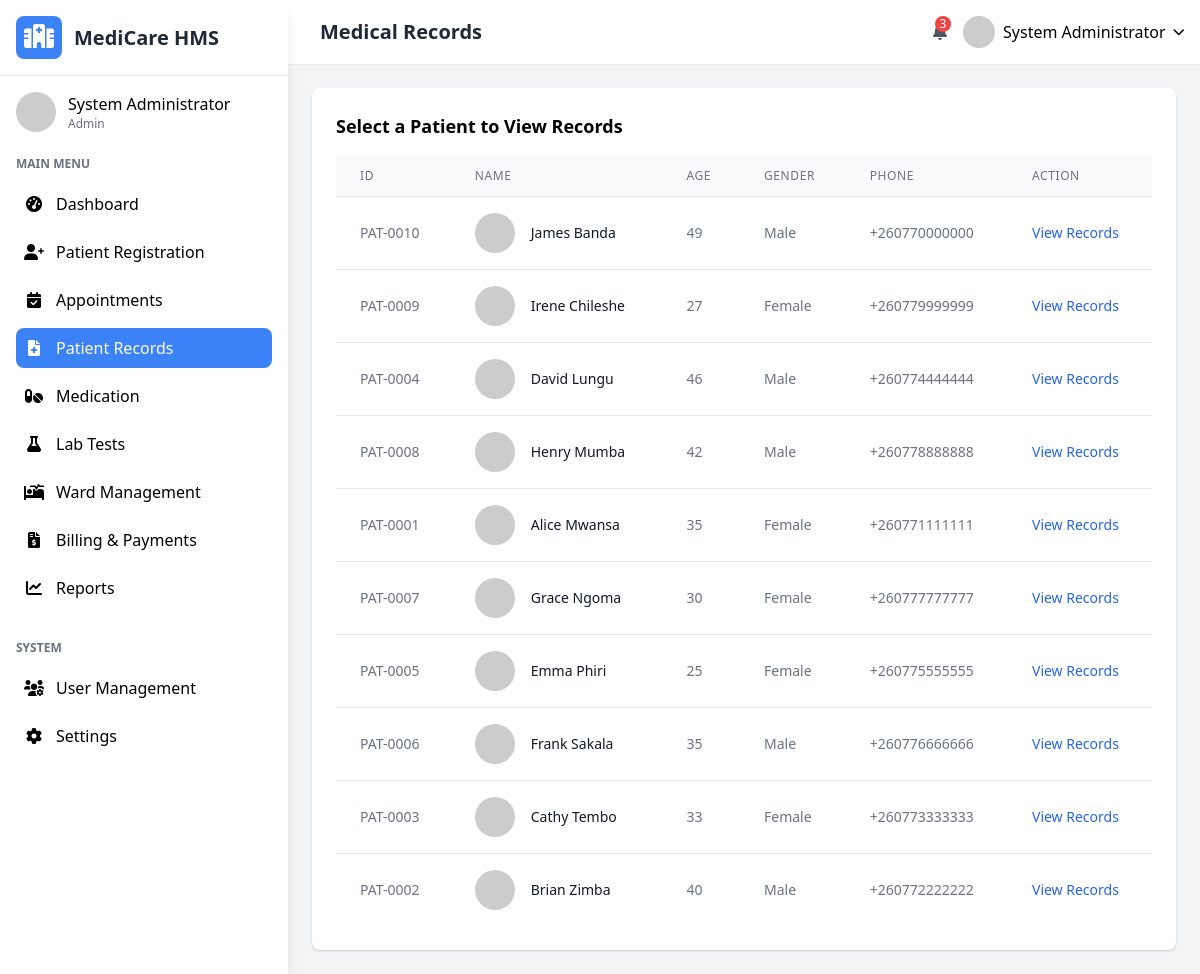
Page /medical_records.php (signed in) on the committed database.
### tables this page shows
CREATE TABLE `users` (
  `user_id` int(11) NOT NULL,
  `username` varchar(50) NOT NULL,
  `password_hash` varchar(255) NOT NULL,
  `email` varchar(100) NOT NULL,
  `first_name` varchar(50) NOT NULL,
  `last_name` varchar(50) NOT NULL,
  `role` enum('admin','doctor','nurse','receptionist','lab_technician','pharmacist') NOT NULL,
  `specialization` varchar(100) DEFAULT NULL,
  `phone` varchar(20) DEFAULT NULL,
  `address` text DEFAULT NULL,
  `hire_date` date DEFAULT NULL,
  `status` enum('active','inactive','on_leave') DEFAULT 'active',
  `created_at` timestamp NOT NULL DEFAULT current_timestamp(),
  `updated_at` timestamp NOT NULL DEFAULT current_timestamp() ON UPDATE current_timestamp()
);

CREATE TABLE `patients` (
  `patient_id` int(11) NOT NULL,
  `first_name` varchar(50) NOT NULL,
  `last_name` varchar(50) NOT NULL,
  `date_of_birth` date NOT NULL,
  `gender` enum('male','female') NOT NULL,
  `blood_type` enum('Unknown','A+','A-','B+','B-','AB+','AB-','O+','O-') DEFAULT NULL,
  `phone` varchar(20) NOT NULL,
  `email` varchar(100) DEFAULT NULL,
  `address` text DEFAULT NULL,
  `emergency_contact_name` varchar(100) DEFAULT NULL,
  `emergency_contact_phone` varchar(20) DEFAULT NULL,
  `insurance_provider` varchar(100) DEFAULT NULL,
  `insurance_policy_number` varchar(50) DEFAULT NULL,
  `registration_date` timestamp NOT NULL DEFAULT current_timestamp(),
  `updated_at` timestamp NOT NULL DEFAULT current_timestamp() ON UPDATE current_timestamp()
);

### medical_records.php (the view, shortened to what the rows shown need)
<?php
$page_title = "Medical Records";
require_once 'includes/header.php';
$settings = [];
$default_settings = [
    'hospital_name' => 'MediCare Hospital',
    'hospital_address' => '123 Medical Drive, Lusaka, Zambia',
    'hospital_phone' => '+260 211 123456',
    'hospital_email' => 'info@medicare.com',
    'currency_symbol' => '$',
    'date_format' => 'Y-m-d',
    'time_format' => 'H:i',
    'records_per_page' => '10',
    'enable_sms_notifications' => '1',
    'enable_email_notifications' => '1'
];
$settings = array_merge($default_settings, $settings);
$patient_id = isset($_GET['patient_id']) ? intval($_GET['patient_id']) : 0;
$editing = false;
$record = null;
?>
<?php if ($editing): ?>
<div class="bg-white rounded-lg shadow p-6 mb-6">
    <h3 class="font-semibold text-lg mb-4"><?php echo isset($_GET['edit']) ? 'Edit Medical Record' : 'Add Medical Record'; ?></h3>
    <form method="POST" action="">
        <input type="hidden" name="patient_id" value="<?php echo $patient_id; ?>">
        <div class="grid grid-cols-1 md:grid-cols-2 gap-4">
            <div class="md:col-span-2">
                <label class="block text-gray-700 text-sm font-bold mb-2" for="record_type">Record Type</label>
                <select class="shadow appearance-none border rounded w-full py-2 px-3 text-gray-700 leading-tight focus:outline-none focus:shadow-outline"
                    id="record_type" name="record_type" required>
                    <option value="diagnosis" <?php echo (isset($record['record_type']) && $record['record_type'] == 'diagnosis') ? 'selected' : ''; ?>>Diagnosis</option>
                    <option value="treatment" <?php echo (isset($record['record_type']) && $record['record_type'] == 'treatment') ? 'selected' : ''; ?>>Treatment</option>
                    <option value="lab_result" <?php echo (isset($record['record_type']) && $record['record_type'] == 'lab_result') ? 'selected' : ''; ?>>Lab Result</option>
                    <option value="prescription" <?php echo (isset($record['record_type']) && $record['record_type'] == 'prescription') ? 'selected' : ''; ?>>Prescription</option>
                    <option value="vital_signs" <?php echo (isset($record['record_type']) && $record['record_type'] == 'vital_signs') ? 'selected' : ''; ?>>Vital Signs</option>
                    <option value="progress_note" <?php echo (isset($record['record_type']) && $record['record_type'] == 'progress_note') ? 'selected' : ''; ?>>Progress Note</option>
                </select>
            </div>
            <div class="md:col-span-2">
                <label class="block text-gray-700 text-sm font-bold mb-2" for="title">Title</label>
                <input class="shadow appearance-none border rounded w-full py-2 px-3 text-gray-700 leading-tight focus:outline-none focus:shadow-outline"
                    id="title" name="title" type="text" placeholder="Record title"
                    value="<?php echo htmlspecialchars($record['title'] ?? ''); ?>" required>
            </div>
            <div class="md:col-span-2">
                <label class="block text-gray-700 text-sm font-bold mb-2" for="description">Description</label>
                <textarea class="shadow appearance-none border rounded w-full py-2 px-3 text-gray-700 leading-tight focus:outline-none focus:shadow-outline"
                    id="description" name="description" placeholder="Detailed description" rows="4" required><?php echo htmlspecialchars($record['description'] ?? ''); ?></textarea>
            </div>
            <div>
                <label class="block text-gray-700 text-sm font-bold mb-2" for="diagnosis_code">Diagnosis Code</label>
                <input class="shadow appearance-none border rounded w-full py-2 px-3 text-gray-700 leading-tight focus:outline-none focus:shadow-outline"
                    id="diagnosis_code" name="diagnosis_code" type="text" placeholder="ICD-10 code"
                    value="<?php echo htmlspecialchars($record['diagnosis_code'] ?? ''); ?>">
            </div>
            <div>
                <label class="block text-gray-700 text-sm font-bold mb-2" for="follow_up_date">Follow-up Date</label>
                <input class="shadow appearance-none border rounded w-full py-2 px-3 text-gray-700 leading-tight focus:outline-none focus:shadow-outline"
                    id="follow_up_date" name="follow_up_date" type="date"
                    value="<?php echo htmlspecialchars($record['follow_up_date'] ?? ''); ?>">
            </div>
            <div>
                <label class="block text-gray-700 text-sm font-bold mb-2" for="treatment_plan">Treatment Plan</label>
                <textarea class="shadow appearance-none border rounded w-full py-2 px-3 text-gray-700 leading-tight focus:outline-none focus:shadow-outline"
                    id="treatment_plan" name="treatment_plan" placeholder="Treatment plan" rows="3"><?php echo htmlspecialchars($record['treatment_plan'] ?? ''); ?></textarea>
            </div>
            <div>
                <label class="block text-gray-700 text-sm font-bold mb-2" for="prescribed_medication">Prescribed Medication</label>
                <textarea class="shadow appearance-none border rounded w-full py-2 px-3 text-gray-700 leading-tight focus:outline-none focus:shadow-outline"
                    id="prescribed_medication" name="prescribed_medication" placeholder="Medication details" rows="3"><?php echo htmlspecialchars($record['prescribed_medication'] ?? ''); ?></textarea>
            </div>
            <div class="md:col-span-2">
                <label class="block text-gray-700 text-sm font-bold mb-2" for="lab_results">Lab Results</label>
                <textarea class="shadow appearance-none border rounded w-full py-2 px-3 text-gray-700 leading-tight focus:outline-none focus:shadow-outline"
                    id="lab_results" name="lab_results" placeholder="Lab test results" rows="3"><?php echo htmlspecialchars($record['lab_results'] ?? ''); ?></textarea>
            </div>
        </div>
        <div class="mt-6 flex justify-end space-x-4">
            <a href="medical_records.php?patient_id=<?php echo $patient_id; ?>" class="bg-gray-500 hover:bg-gray-600 text-white font-bold py-2 px-4 rounded focus:outline-none focus:shadow-outline">
                Cancel
            </a>
            <?php if (isset($_GET['edit'])): ?>
                <input type="hidden" name="record_id" value="<?php echo $record['record_id']; ?>">
                <button type="submit" name="update_record" class="bg-blue-500 hover:bg-blue-600 text-white font-bold py-2 px-4 rounded focus:outline-none focus:shadow-outline">
                    Update Record
                </button>
            <?php else: ?>
                <button type="submit" name="add_record" class="bg-blue-500 hover:bg-blue-600 text-white font-bold py-2 px-4 rounded focus:outline-none focus:shadow-outline">
                    Add Record
                </button>
            <?php endif; ?>
        </div>
    </form>
</div>
<?php else: ?>
<div class="bg-white rounded-lg shadow p-6">
    <div class="overflow-x-auto">
        <table class="min-w-full divide-y divide-gray-200">
            <thead class="bg-gray-50">
                <tr>
                    <th class="px-6 py-3 text-left text-xs font-medium text-gray-500 uppercase tracking-wider">ID</th>
                    <th class="px-6 py-3 text-left text-xs font-medium text-gray-500 uppercase tracking-wider">Name</th>
                    <th class="px-6 py-3 text-left text-xs font-medium text-gray-500 uppercase tracking-wider">Age</th>
                    <th class="px-6 py-3 text-left text-xs font-medium text-gray-500 uppercase tracking-wider">Gender</th>
                    <th class="px-6 py-3 text-left text-xs font-medium text-gray-500 uppercase tracking-wider">Phone</th>
                    <th class="px-6 py-3 text-left text-xs font-medium text-gray-500 uppercase tracking-wider">Action</th>
                </tr>
            </thead>
            <tbody class="bg-white divide-y divide-gray-200">
                <?php
                $records_per_page = $settings['records_per_page'];
                $page = isset($_GET['page']) ? (int)$_GET['page'] : 1;
                $offset = ($page - 1) * $records_per_page;
                $patients = $conn->query("
                    SELECT * FROM patients
                    ORDER BY last_name, first_name
                    LIMIT $offset, $records_per_page
                ");
                while ($patient = $patients->fetch_assoc()):
                    $age = date_diff(date_create($patient['date_of_birth']), date_create('today'))->y;
                ?>
                <tr class="hover:bg-gray-50">
                    <td class="px-6 py-4 whitespace-nowrap text-sm text-gray-500">PAT-<?php echo str_pad($patient['patient_id'], 4, '0', STR_PAD_LEFT); ?></td>
                    <td class="px-6 py-4 whitespace-nowrap">
                        <div class="flex items-center">
                            <div class="flex-shrink-0 h-10 w-10">
                                <img class="h-10 w-10 rounded-full" src="https://randomuser.me/api/portraits/lego/<?php echo $patient['patient_id'] % 10; ?>.jpg" alt="">
                            </div>
                            <div class="ml-4">
                                <div class="text-sm font-medium text-gray-900"><?php echo htmlspecialchars($patient['first_name'] . ' ' . $patient['last_name']); ?></div>
                            </div>
                        </div>
                    </td>
                    <td class="px-6 py-4 whitespace-nowrap text-sm text-gray-500"><?php echo $age; ?></td>
                    <td class="px-6 py-4 whitespace-nowrap text-sm text-gray-500"><?php echo ucfirst($patient['gender']); ?></td>
                    <td class="px-6 py-4 whitespace-nowrap text-sm text-gray-500"><?php echo htmlspecialchars($patient['phone']); ?></td>
                    <td class="px-6 py-4 whitespace-nowrap text-sm font-medium">
                        <a href="medical_records.php?patient_id=<?php echo $patient['patient_id']; ?>" class="text-blue-600 hover:text-blue-900">View Records</a>
                    </td>
                </tr>
                <?php endwhile; ?>
            </tbody>
        </table>
    </div>
</div>
<?php endif; ?>
<?php require_once 'includes/footer.php'; ?>

### includes/header.php (shortened to what the rows shown need)
<?php
require_once 'config.php';
$user_id = $_SESSION['user_id'];
$user_query = $conn->prepare("SELECT * FROM users WHERE user_id = ?");
$user_query->bind_param("i", $user_id);
$user_query->execute();
$user_result = $user_query->get_result();
$user = $user_result->fetch_assoc();
?>
<!DOCTYPE html>
<html lang="en">
<head>
    <link href="https://cdn.jsdelivr.net/npm/tailwindcss@2.2.19/dist/tailwind.min.css" rel="stylesheet">
    <link rel="stylesheet" href="https://cdnjs.cloudflare.com/ajax/libs/font-awesome/6.0.0-beta3/css/all.min.css">
</head>
<body class="bg-gray-100 font-sans">
    <div class="flex h-screen overflow-hidden">
        <?php include 'includes/sidebar.php'; ?>
        <div class="flex-1 overflow-y-auto main-content md:ml-64 lg:ml-72">
            <header class="bg-white shadow-sm p-4 flex justify-between items-center sticky top-0 z-10">
                <div class="flex items-center space-x-4">
                    <h2 class="text-xl font-semibold text-gray-800"><?php echo isset($page_title) ? $page_title : 'Dashboard'; ?></h2>
                </div>
                <div class="flex items-center space-x-4">
                    <div class="relative">
                        <button id="userMenuButton" class="flex items-center space-x-2 focus:outline-none">
                            <img src="https://randomuser.me/api/portraits/lego/5.jpg" alt="User" class="w-8 h-8 rounded-full">
                            <span class="hidden md:inline"><?php echo htmlspecialchars($user['first_name'] . ' ' . $user['last_name']); ?></span>
                            <i class="fas fa-chevron-down text-xs"></i>
                        </button>
                    </div>
                </div>
            </header>
            <main class="p-6">

### includes/sidebar.php (shortened to what the rows shown need)
<div class="sidebar bg-white w-64 md:w-72 shadow-lg fixed h-full overflow-y-auto transform -translate-x-full md:translate-x-0 transition-transform duration-300 ease-in-out z-20">
    <div class="p-4 flex items-center justify-between border-b">
        <div class="flex items-center space-x-3">
            <h1 class="text-xl font-bold text-gray-800">MediCare HMS</h1>
        </div>
    </div>
    <div class="p-4">
        <div class="flex items-center space-x-3 mb-6">
            <div>
                <p class="font-medium"><?php echo htmlspecialchars($user['first_name'] . ' ' . $user['last_name']); ?></p>
                <p class="text-xs text-gray-500"><?php echo ucfirst($user['role']); ?></p>
            </div>
        </div>
    </div>
</div>

### rows in the picture
users: first_name+last_name "System Administrator", role "Admin"
patients: patient_id "0010", first_name+last_name "James Banda", date_of_birth "49", gender "Male", phone "+260770000000"
patients: patient_id "0009", first_name+last_name "Irene Chileshe", date_of_birth "27", gender "Female", phone "+260779999999"
patients: patient_id "0004", first_name+last_name "David Lungu", date_of_birth "46", gender "Male", phone "+260774444444"
patients: patient_id "0008", first_name+last_name "Henry Mumba", date_of_birth "42", gender "Male", phone "+260778888888"
patients: patient_id "0001", first_name+last_name "Alice Mwansa", date_of_birth "35", gender "Female", phone "+260771111111"
patients: patient_id "0007", first_name+last_name "Grace Ngoma", date_of_birth "30", gender "Female", phone "+260777777777"
patients: patient_id "0005", first_name+last_name "Emma Phiri", date_of_birth "25", gender "Female", phone "+260775555555"
patients: patient_id "0006", first_name+last_name "Frank Sakala", date_of_birth "35", gender "Male", phone "+260776666666"
patients: patient_id "0003", first_name+last_name "Cathy Tembo", date_of_birth "33", gender "Female", phone "+260773333333"
patients: patient_id "0002", first_name+last_name "Brian Zimba", date_of_birth "40", gender "Male", phone "+260772222222"

### other values in the picture
$page_title "Medical Records"
